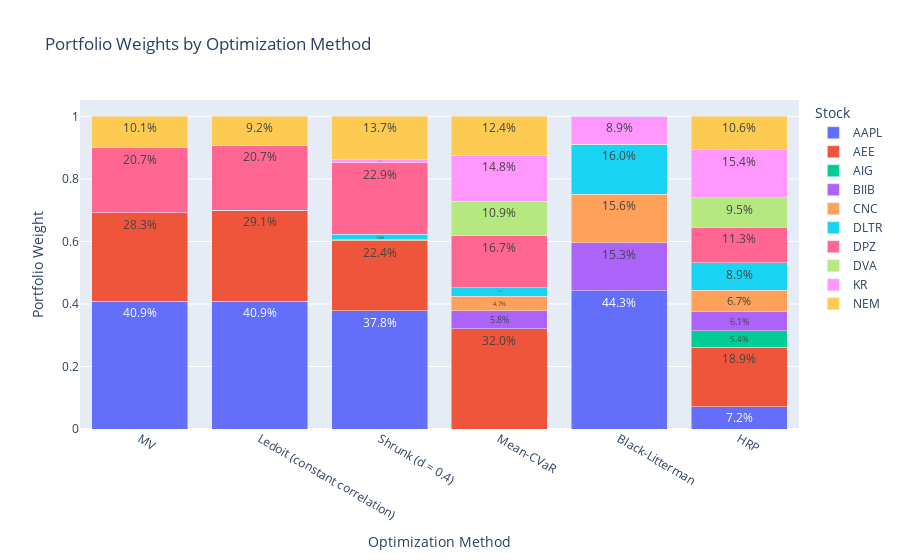

This figure's notebook cell:
### Code cell
weights = {
    'MV': weights_classic,
    'Ledoit (constant correlation)': weights_ledoit,
    'Shrunk (d = 0.4)': weights_shrink,
    'Mean-CVaR': weights_cvar,
    'Black-Litterman': weights_bl,
    'HRP': weights_hrp
}

weights = pd.DataFrame(weights)
weights_long = weights.T.reset_index().melt(id_vars='index', var_name='Stock Ticker', value_name='Weight')

fig = px.bar(weights_long, 
             x='index', 
             y='Weight', 
             color='Stock Ticker', 
             barmode='stack',
             title='Portfolio Weights by Optimization Method',
             labels={'index': 'Optimization Method', 'Weight': 'Portfolio Weight', 'Stock Ticker': 'Stock'},
             text='Weight'
             )

fig.update_traces(texttemplate='%{text:.1%}', textposition='inside')
fig.show()

### Figure 1 — Plotly figure (JSON) as saved in the notebook; plotly's stock layout.template omitted (floating-point values rounded to 4 significant figures)
{"data": [{"alignmentgroup": "True", "hovertemplate": "Stock=AAPL<br>Optimization Method=%{x}<br>Portfolio Weight=%{text}<extra></extra>", "legendgroup": "AAPL", "marker": {"color": "#636efa", "pattern": {"shape": ""}}, "name": "AAPL", "offsetgroup": "AAPL", "orientation": "v", "showlegend": true, "text": [0.4092, 0.4094, 0.3783, 0, 0.4427, 0.07178], "textposition": "inside", "texttemplate": "%{text:.1%}", "type": "bar", "x": ["MV", "Ledoit (constant correlation)", "Shrunk (d = 0.4)", "Mean-CVaR", "Black-Litterman", "HRP"], "xaxis": "x", "y": [0.4092, 0.4094, 0.3783, 0, 0.4427, 0.07178], "yaxis": "y"}, {"alignmentgroup": "True", "hovertemplate": "Stock=AEE<br>Optimization Method=%{x}<br>Portfolio Weight=%{text}<extra></extra>", "legendgroup": "AEE", "marker": {"color": "#EF553B", "pattern": {"shape": ""}}, "name": "AEE", "offsetgroup": "AEE", "orientation": "v", "showlegend": true, "text": [0.2834, 0.2911, 0.2244, 0.32, 0, 0.189], "textposition": "inside", "texttemplate": "%{text:.1%}", "type": "bar", "x": ["MV", "Ledoit (constant correlation)", "Shrunk (d = 0.4)", "Mean-CVaR", "Black-Litterman", "HRP"], "xaxis": "x", "y": [0.2834, 0.2911, 0.2244, 0.32, 0, 0.189], "yaxis": "y"}, {"alignmentgroup": "True", "hovertemplate": "Stock=AIG<br>Optimization Method=%{x}<br>Portfolio Weight=%{text}<extra></extra>", "legendgroup": "AIG", "marker": {"color": "#00cc96", "pattern": {"shape": ""}}, "name": "AIG", "offsetgroup": "AIG", "orientation": "v", "showlegend": true, "text": [0, 0, 0, 0, 0, 0.05387], "textposition": "inside", "texttemplate": "%{text:.1%}", "type": "bar", "x": ["MV", "Ledoit (constant correlation)", "Shrunk (d = 0.4)", "Mean-CVaR", "Black-Litterman", "HRP"], "xaxis": "x", "y": [0, 0, 0, 0, 0, 0.05387], "yaxis": "y"}, {"alignmentgroup": "True", "hovertemplate": "Stock=BIIB<br>Optimization Method=%{x}<br>Portfolio Weight=%{text}<extra></extra>", "legendgroup": "BIIB", "marker": {"color": "#ab63fa", "pattern": {"shape": ""}}, "name": "BIIB", "offsetgroup": "BIIB", "orientation": "v", "showlegend": true, "text": [0, 0, 0, 0.05799, 0.1526, 0.06126], "textposition": "inside", "texttemplate": "%{text:.1%}", "type": "bar", "x": ["MV", "Ledoit (constant correlation)", "Shrunk (d = 0.4)", "Mean-CVaR", "Black-Litterman", "HRP"], "xaxis": "x", "y": [0, 0, 0, 0.05799, 0.1526, 0.06126], "yaxis": "y"}, {"alignmentgroup": "True", "hovertemplate": "Stock=CNC<br>Optimization Method=%{x}<br>Portfolio Weight=%{text}<extra></extra>", "legendgroup": "CNC", "marker": {"color": "#FFA15A", "pattern": {"shape": ""}}, "name": "CNC", "offsetgroup": "CNC", "orientation": "v", "showlegend": true, "text": [0, 0, 0.002553, 0.04749, 0.1562, 0.06725], "textposition": "inside", "texttemplate": "%{text:.1%}", "type": "bar", "x": ["MV", "Ledoit (constant correlation)", "Shrunk (d = 0.4)", "Mean-CVaR", "Black-Litterman", "HRP"], "xaxis": "x", "y": [0, 0, 0.002553, 0.04749, 0.1562, 0.06725], "yaxis": "y"}, {"alignmentgroup": "True", "hovertemplate": "Stock=DLTR<br>Optimization Method=%{x}<br>Portfolio Weight=%{text}<extra></extra>", "legendgroup": "DLTR", "marker": {"color": "#19d3f3", "pattern": {"shape": ""}}, "name": "DLTR", "offsetgroup": "DLTR", "orientation": "v", "showlegend": true, "text": [0, 0, 0.01821, 0.02672, 0.1595, 0.08924], "textposition": "inside", "texttemplate": "%{text:.1%}", "type": "bar", "x": ["MV", "Ledoit (constant correlation)", "Shrunk (d = 0.4)", "Mean-CVaR", "Black-Litterman", "HRP"], "xaxis": "x", "y": [0, 0, 0.01821, 0.02672, 0.1595, 0.08924], "yaxis": "y"}, {"alignmentgroup": "True", "hovertemplate": "Stock=DPZ<br>Optimization Method=%{x}<br>Portfolio Weight=%{text}<extra></extra>", "legendgroup": "DPZ", "marker": {"color": "#FF6692", "pattern": {"shape": ""}}, "name": "DPZ", "offsetgroup": "DPZ", "orientation": "v", "showlegend": true, "text": [0.2065, 0.207, 0.2287, 0.1668, 0, 0.1128], "textposition": "inside", "texttemplate": "%{text:.1%}", "type": "bar", "x": ["MV", "Ledoit (constant correlation)", "Shrunk (d = 0.4)", "Mean-CVaR", "Black-Litterman", "HRP"], "xaxis": "x", "y": [0.2065, 0.207, 0.2287, 0.1668, 0, 0.1128], "yaxis": "y"}, {"alignmentgroup": "True", "hovertemplate": "Stock=DVA<br>Optimization Method=%{x}<br>Portfolio Weight=%{text}<extra></extra>", "legendgroup": "DVA", "marker": {"color": "#B6E880", "pattern": {"shape": ""}}, "name": "DVA", "offsetgroup": "DVA", "orientation": "v", "showlegend": true, "text": [0, 0, 0, 0.1089, 0, 0.09518], "textposition": "inside", "texttemplate": "%{text:.1%}", "type": "bar", "x": ["MV", "Ledoit (constant correlation)", "Shrunk (d = 0.4)", "Mean-CVaR", "Black-Litterman", "HRP"], "xaxis": "x", "y": [0, 0, 0, 0.1089, 0, 0.09518], "yaxis": "y"}, {"alignmentgroup": "True", "hovertemplate": "Stock=KR<br>Optimization Method=%{x}<br>Portfolio Weight=%{text}<extra></extra>", "legendgroup": "KR", "marker": {"color": "#FF97FF", "pattern": {"shape": ""}}, "name": "KR", "offsetgroup": "KR", "orientation": "v", "showlegend": true, "text": [0, 0, 0.01062, 0.1485, 0.08893, 0.1537], "textposition": "inside", "texttemplate": "%{text:.1%}", "type": "bar", "x": ["MV", "Ledoit (constant correlation)", "Shrunk (d = 0.4)", "Mean-CVaR", "Black-Litterman", "HRP"], "xaxis": "x", "y": [0, 0, 0.01062, 0.1485, 0.08893, 0.1537], "yaxis": "y"}, {"alignmentgroup": "True", "hovertemplate": "Stock=NEM<br>Optimization Method=%{x}<br>Portfolio Weight=%{text}<extra></extra>", "legendgroup": "NEM", "marker": {"color": "#FECB52", "pattern": {"shape": ""}}, "name": "NEM", "offsetgroup": "NEM", "orientation": "v", "showlegend": true, "text": [0.1009, 0.09243, 0.1372, 0.1236, 0, 0.106], "textposition": "inside", "texttemplate": "%{text:.1%}", "type": "bar", "x": ["MV", "Ledoit (constant correlation)", "Shrunk (d = 0.4)", "Mean-CVaR", "Black-Litterman", "HRP"], "xaxis": "x", "y": [0.1009, 0.09243, 0.1372, 0.1236, 0, 0.106], "yaxis": "y"}], "layout": {"barmode": "stack", "legend": {"title": {"text": "Stock"}, "tracegroupgap": 0}, "title": {"text": "Portfolio Weights by Optimization Method"}, "xaxis": {"anchor": "y", "domain": [0, 1], "title": {"text": "Optimization Method"}}, "yaxis": {"anchor": "x", "domain": [0, 1], "title": {"text": "Portfolio Weight"}}}}
